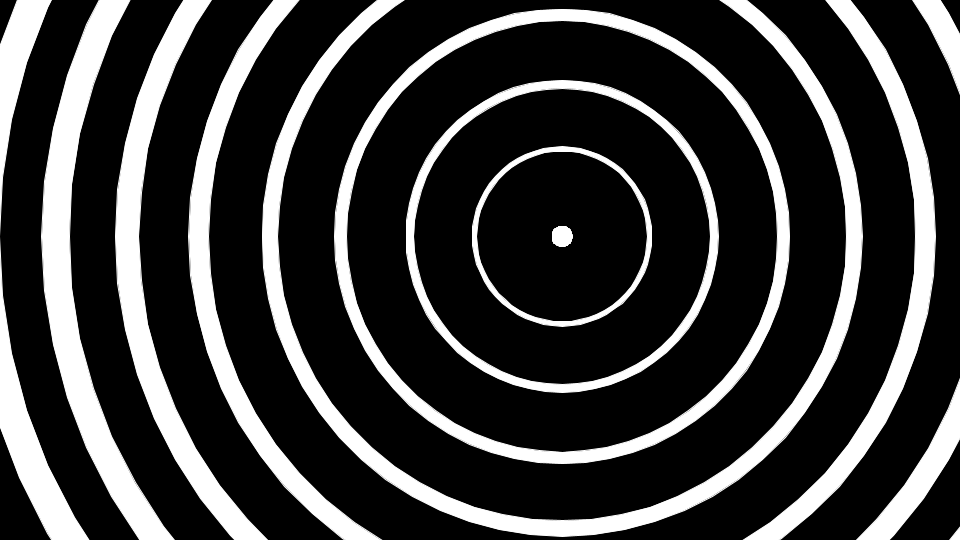
Frame 1 (no input)
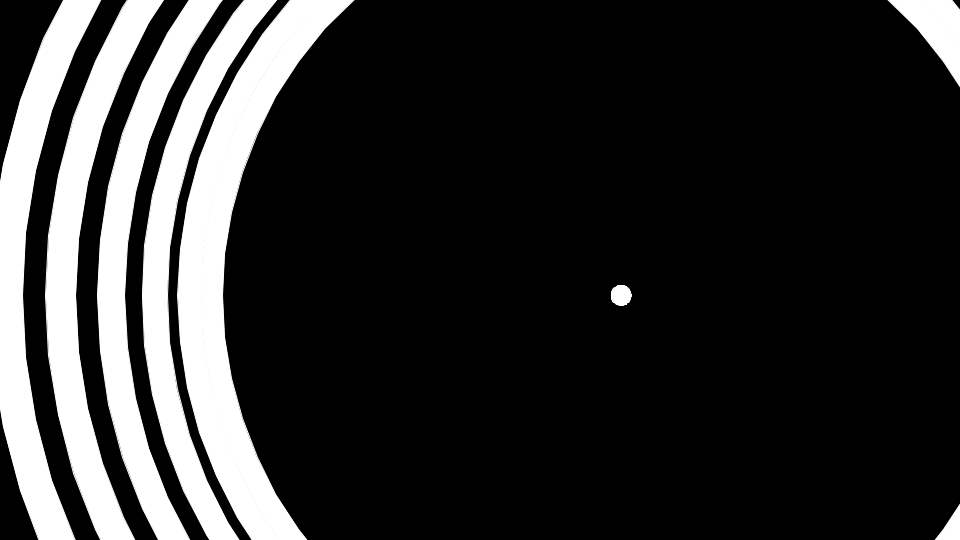
Frame 60 (the mouse pressed at the canvas centre just before this capture)
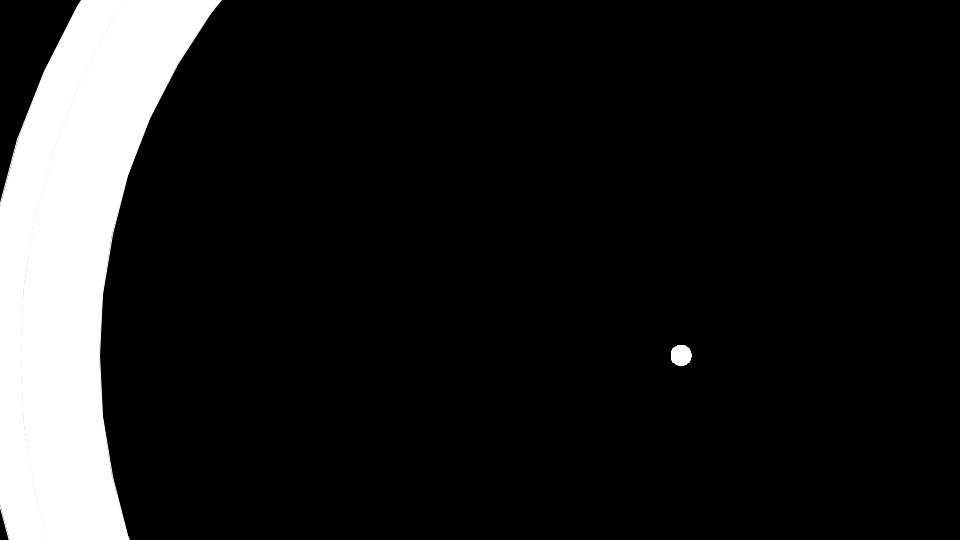
Frame 120 (the mouse held since frame 60 and released just before this capture)

The Processing sketch that drew these frames (run headless with seeded random() and noise(); from frame 60 on, the mouse is pressed at the canvas centre):

// Processing sketch: tunnelFalling
// ── tunnelFalling.pde
Ring[] rings = new Ring[15];
float x,y;

void setup(){
	size(960, 540);
	background(0);
	fill(255);
	stroke(255);

	x = random(200, width-200);
	y = random(200, height-200);

	for(int i = 0; i < rings.length; i++){
		rings[i] = new Ring(x,y, i * ((width+100)/rings.length));
	}
	
}

float it = 0;
void draw(){
	//DrawTunnel(x, y, it);
	background(0);
	for(Ring r : rings){
		r.Update(x,y);
		r.Display();
	}
	
	MoveXY();

	it++;
	println(frameRate + "\t" + it);	
}

float SPEEDX = 1;
float SPEEDY = 1;
void MoveXY(){
	x += SPEEDX;
	y += SPEEDY;
	if(x > width-100 || x < 100) SPEEDX *= -1;
	if(y > height-100 || y < 100) SPEEDY *= -1;
}

void DrawTunnel(float x, float y, float it){
	float size = 10;
	while(size < width+100){
		fill(255);
		stroke(255);
		Ring(x,y,size, size/8);		
		size += 100;
	}
}

// (x,y) of center, r = to inner edge
void Ring(float x, float y, float r, float w){
	float res = PI / 30;
	beginShape();
	
	for(float i = 0; i < 2*PI; i += res){
		vertex(x + (r+w) * cos(i), y + (r+w) * sin(i));		
	}

	beginContour();
	for(float i = 2*PI; i >= 0; i -= res){
		vertex(x + r * cos(i), y + r * sin(i));
	}
	endContour();

	endShape();
}



// ── Ring.pde

class Ring {

    float x,y,r,w;

    Ring(float xIn, float yIn, float rIn){
        x = xIn;
        x = yIn;
        r = rIn;
        w = 10;
    }

    void Update(float xIn, float yIn){
        x = xIn;
        y = yIn;
        if(x+r > width && x-r < 0){
            r = 0.0;
            w = 10;
        }
        else{
            r += 1000.0/r + 1;
            w = pow(r/20,1.03);
        }
    }

    void Display(){
        float res = PI / 30;
        beginShape();
        
        for(float i = 0; i < 2*PI; i += res){
            vertex(x + (r+w) * cos(i), y + (r+w) * sin(i));		
        }

        beginContour();
        for(float i = 2*PI; i >= 0; i -= res){
            vertex(x + r * cos(i), y + r * sin(i));
        }
        endContour();

        endShape();
    }

}
